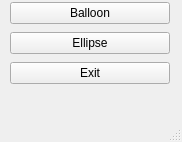
<?xml version="1.0" encoding="UTF-8"?>
<ui version="4.0">
 <class>MainWindow</class>
 <widget class="QMainWindow" name="MainWindow">
  <property name="geometry">
   <rect>
    <x>0</x>
    <y>0</y>
    <width>182</width>
    <height>142</height>
   </rect>
  </property>
  <property name="windowTitle">
   <string>MainWindow</string>
  </property>
  <widget class="QWidget" name="centralwidget">
   <widget class="QWidget" name="verticalLayoutWidget">
    <property name="geometry">
     <rect>
      <x>10</x>
      <y>0</y>
      <width>160</width>
      <height>89</height>
     </rect>
    </property>
    <layout class="QVBoxLayout" name="verticalLayout">
     <item>
      <widget class="QPushButton" name="ButtonBalloon">
       <property name="text">
        <string>Balloon</string>
       </property>
      </widget>
     </item>
     <item>
      <widget class="QPushButton" name="ButtonEllipse">
       <property name="text">
        <string>Ellipse</string>
       </property>
      </widget>
     </item>
     <item>
      <widget class="QPushButton" name="ButtonExit">
       <property name="text">
        <string>Exit</string>
       </property>
      </widget>
     </item>
    </layout>
   </widget>
  </widget>
  <widget class="QMenuBar" name="menubar">
   <property name="geometry">
    <rect>
     <x>0</x>
     <y>0</y>
     <width>182</width>
     <height>22</height>
    </rect>
   </property>
  </widget>
  <widget class="QStatusBar" name="statusbar"/>
 </widget>
 <resources/>
 <connections>
  <connection>
   <sender>ButtonExit</sender>
   <signal>clicked()</signal>
   <receiver>MainWindow</receiver>
   <slot>close()</slot>
   <hints>
    <hint type="sourcelabel">
     <x>663</x>
     <y>526</y>
    </hint>
    <hint type="destinationlabel">
     <x>604</x>
     <y>437</y>
    </hint>
   </hints>
  </connection>
 </connections>
</ui>
